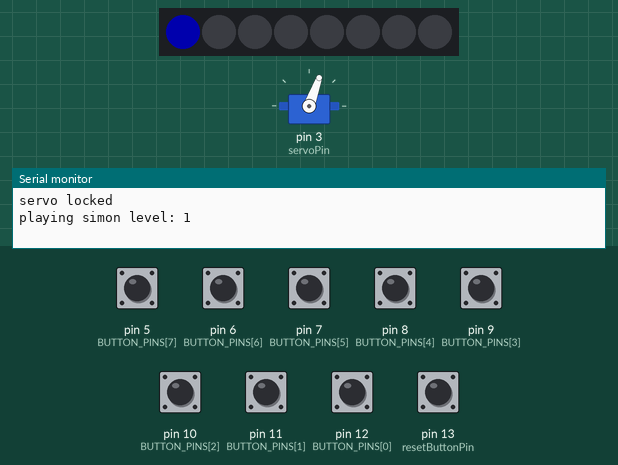
Recording of a sketch running on a simulated Arduino Uno, built with avr-gcc and run on an emulated ATmega328P. On the bench: servo, 8 RGB LEDs in strip order, left to right, the last lines printed to the serial monitor. The inputs (shaded band) are chosen by the test bench; at power-on: pin 5 (BUTTON_PINS[7]), pin 6 (BUTTON_PINS[6]), pin 7 (BUTTON_PINS[5]), pin 8 (BUTTON_PINS[4]), pin 9 (BUTTON_PINS[3]), pin 10 (BUTTON_PINS[2]), pin 11 (BUTTON_PINS[1]), pin 12 (BUTTON_PINS[0]), pin 13 (resetButtonPin) LOW. Dim RGB values are drawn brighter than linear; random numbers use the default seed unless the sketch sets one.

Above: at 1.1 s.
2.3 s: pin 12 (BUTTON_PINS[0]) pulled HIGH for 0.15 s
At 2.7 s:
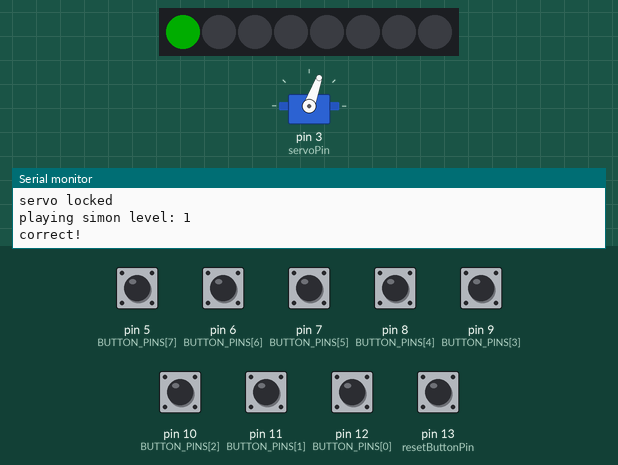
4.3 s: pin 13 (resetButtonPin) pulled HIGH for 0.15 s
At 5.47 s:
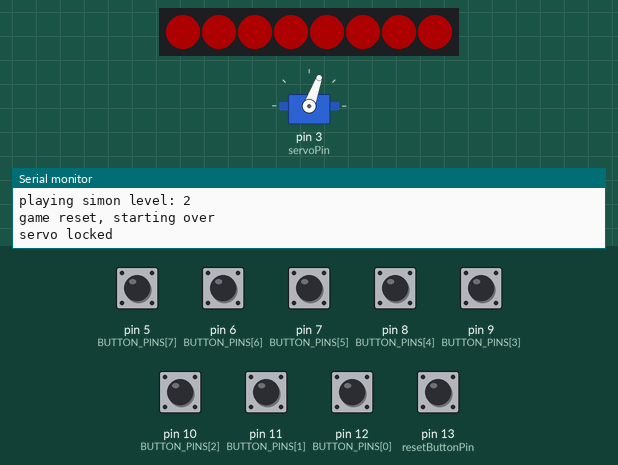
7.4 s: pin 12 (BUTTON_PINS[0]) pulled HIGH for 1 s
At 10.2 s:
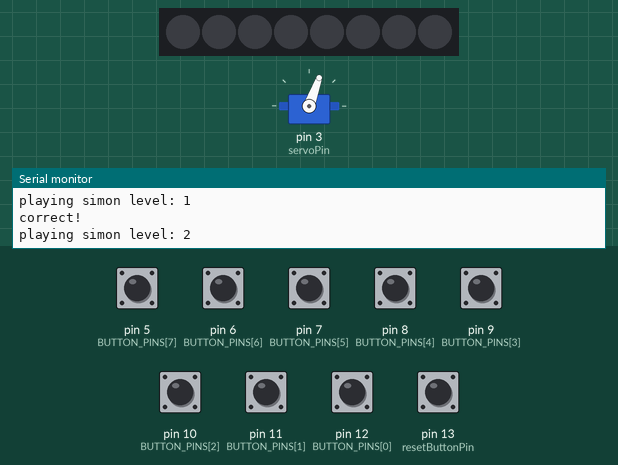
10.6 s: pin 5 (BUTTON_PINS[7]) pulled HIGH for 0.15 s
At 12.6 s:
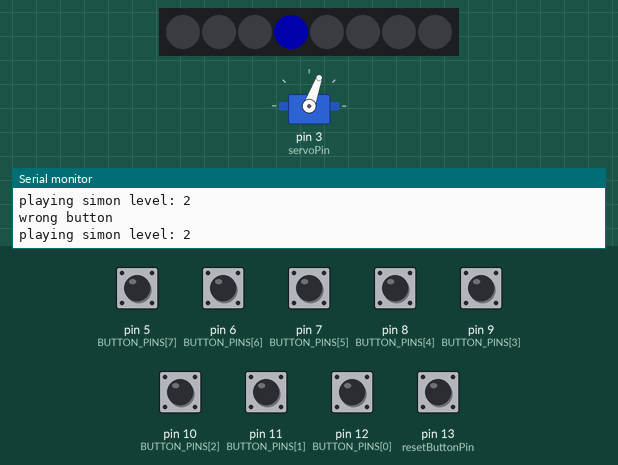
13.1 s: pin 13 (resetButtonPin) pulled HIGH for 1 s
At 15.7 s:
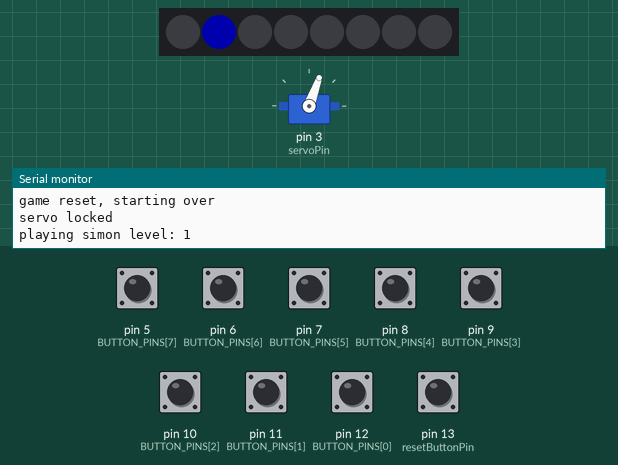
16.8 s: pin 11 (BUTTON_PINS[1]) pulled HIGH for 0.15 s
At 17.1 s:
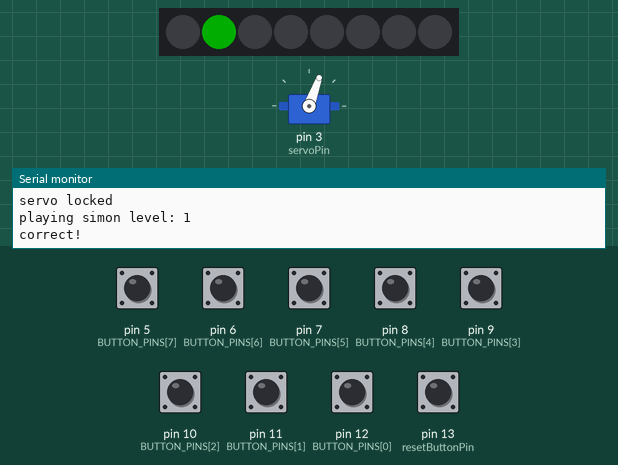
Timing chart, 0 to 19.8 s (numbered marks = the images above; inputs shaded):
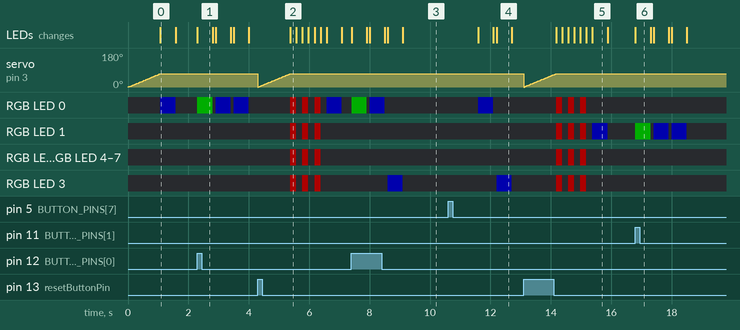

Measured:
- after the input at 2.3 s, RGB LED 0: off → RGB(0, 50, 0) at once, then repeats every 0.60 s: off 0.10 s, RGB(0, 0, 50) 0.50 s; the LEDs: change at once (image 1)
- after the input at 4.3 s, RGB LED 0: off → RGB(50, 0, 0) after 1.1 s, → off 0.20 s later, → RGB(50, 0, 0) 0.20 s later, → off 0.20 s later, … (8 changes in this stretch); RGB LED 1–7: alternates RGB(50, 0, 0) for 0.20 s and off for 0.20 s, 6 changes in all, then stays off, starting after 1.1 s; the LEDs: change after 1.1 s (image 2)
- after the input at 7.4 s, RGB LED 0: off → RGB(0, 50, 0) at once, → off 0.50 s later, → RGB(0, 0, 50) 0.10 s later, → off 0.50 s later; RGB LED 3: off → RGB(0, 0, 50) after 1.2 s, → off 0.50 s later; the LEDs: first change at once (image 3 shows a later state)
- after the input at 10.6 s, RGB LED 0: off → RGB(0, 0, 50) after 1.0 s, → off 0.50 s later; RGB LED 3: off → RGB(0, 0, 50) after 1.6 s, → off 0.50 s later; the LEDs: first change after 1.0 s (image 4 shows a later state)
- after the input at 13.1 s, RGB LED 0: alternates RGB(50, 0, 0) for 0.20 s and off for 0.20 s, 6 changes in all, then stays off, starting after 1.1 s; RGB LED 1: off → RGB(50, 0, 0) after 1.1 s, → off 0.20 s later, → RGB(50, 0, 0) 0.20 s later, → off 0.20 s later, … (8 changes in this stretch)
- after the input at 16.8 s, RGB LED 1: off → RGB(0, 50, 0) at once, then repeats every 0.60 s: off 0.10 s, RGB(0, 0, 50) 0.50 s, until it stays off from 18.5 s; the LEDs: change at once (image 6)
- what the display in image 0 shows lasts 0.5 s, from 1.1 s to 1.6 s

The sketch:

finalProject.ino
```cpp
#include <Servo.h>
#include <Adafruit_NeoPixel.h>

int button1 = 12;
int button2 = 11;
int button3 = 10;
int button4 = 9;
int button5 = 8;
int button6 = 7;
int button7 = 6;
int button8 = 5;
const int BUTTON_PINS[] = {12, 11, 10, 9, 8, 7, 6, 5};

int simonSequence[6];
int maxSimonLevels = sizeof(simonSequence) / sizeof(simonSequence[0]);
int curSimonLevel = 1;

int neoPin = 2;
int neoAmt = 8;

Adafruit_NeoPixel strip(neoAmt, neoPin);

unsigned long startTime;
unsigned long maxWaitTime = 2000;

int reactSequence[6];
int maxReactLevels = sizeof(reactSequence) / sizeof(reactSequence[0]);
int currentReactLevel = 0;

int resetButtonPin = 13;
Servo boxServo;

int lockedPosition = 0;
int unlockedPosition = 90;

bool servoUnlocked = false;
bool resetTriggered = false;

Servo myservo;
int servoPin = 3;
int pos = 0;


void setup() {
  myservo.attach(servoPin);

  Serial.begin(9600);
  strip.begin();
  strip.show();
  strip.setBrightness(50);

  for (int i = 0; i < 8; i++) {
    pinMode(BUTTON_PINS[i], INPUT);
  }

  pinMode(resetButtonPin, INPUT);

  // randomize every reset
  randomSeed(analogRead(A0));

  lockServo();
  strip.clear();
  strip.show();
}


void loop() {
  //buttonPosTest();

  if (digitalRead(resetButtonPin) == HIGH) {
    resetGame();
    return;
  }

  if (!servoUnlocked) {
    if (curSimonLevel <= maxSimonLevels) {
      if (!playSimonLevel()) return;
    } else if (currentReactLevel < maxReactLevels) {
      if (!playReactLevel()) return;
    } else {
      unlockServo();
    }
  }
}


void lockServo() {
  for (pos = 0; pos <= 70; pos++) {
    myservo.write(pos);
    delay(15);
  }
  servoUnlocked = false;
  Serial.println("servo locked");
}


void unlockServo() {
  servoUnlocked = true;

  for (pos = 70; pos >= 0; pos--) {
    myservo.write(pos);
    delay(15);
  }
  // turn all LEDs green
  for (int i = 0; i < neoAmt; i++) {
    strip.setPixelColor(i, strip.Color(0, 255, 0));
  }
  strip.show();

  Serial.println("servo unlocked");
}


void resetGame() {
  Serial.println("game reset, starting over");
  lockServo();

  resetTriggered = true;

  strip.clear();
  strip.show();

  servoUnlocked = false;
  curSimonLevel = 1;
  currentReactLevel = 0;

  // generate new sequences randomly
  randomSequence(simonSequence, maxSimonLevels);
  randomSequence(reactSequence, maxReactLevels);

  // flash red for reset
  for (int i = 0; i < 3; i++) {
    for (int j = 0; j < neoAmt; j++) {
      strip.setPixelColor(j, strip.Color(255, 0, 0));
    }
    strip.show();
    delay(200);
    strip.clear();
    strip.show();
    delay(200);
  }

  resetTriggered = false;
}


void randomSequence(int arr[], int size) {
  for (int i = 0; i < size; i++) {
    arr[i] = random(0, 8); // random numbers between 0 and 7
  }
}


bool playSimonLevel() {
  Serial.print("playing simon level: ");
  Serial.println(curSimonLevel);

  for (int i = 0; i < curSimonLevel; i++) {
    if (digitalRead(resetButtonPin) == HIGH) {
      resetGame();
      return false; // leave this level
    }

    int pixel = simonSequence[i];
    strip.setPixelColor(pixel, strip.Color(0, 0, 255));
    strip.show();
    delay(500);
    strip.setPixelColor(pixel, 0);
    strip.show();
    delay(100);
  }

  for (int i = 0; i < curSimonLevel; i++) {
    int correctButton = simonSequence[i];
    bool buttonPressed = false;

    while (!buttonPressed) {
      if (digitalRead(resetButtonPin) == HIGH) {
        resetGame();
        return false; // leave this level
      }

      for (int j = 0; j < 8; j++) {
        if (digitalRead(BUTTON_PINS[j]) == HIGH) {
          buttonPressed = true;
          if (j != correctButton) {
            Serial.println("wrong button");
            delay(1000);
            return false;
          } else {
            Serial.println("correct!");
            strip.setPixelColor(correctButton, strip.Color(0, 255, 0));
            strip.show();
            delay(500);
            strip.setPixelColor(correctButton, 0);
            strip.show();
            delay(100);
          }
        }
      }
    }
  }

  curSimonLevel++;
  return true;
}


bool playReactLevel() {
  Serial.print("playing react level: ");
  Serial.println(currentReactLevel);

  int correctButton = reactSequence[currentReactLevel];
  strip.setPixelColor(correctButton, strip.Color(255, 0, 0));
  strip.show();

  startTime = millis();
  bool buttonPressed = false;

  while (millis() - startTime < maxWaitTime) {
    if (digitalRead(resetButtonPin) == HIGH) {
      resetGame();
      return false; // leave this level
    }

    for (int i = 0; i < 8; i++) {
      if (digitalRead(BUTTON_PINS[i]) == HIGH) {
        buttonPressed = true;
        if (i == correctButton) {
          Serial.println("correct!");
          strip.setPixelColor(correctButton, strip.Color(0, 255, 0));
          strip.show();
          delay(500);
          strip.setPixelColor(correctButton, 0);
          strip.show();
          currentReactLevel++;
          return true;
        } else {
          Serial.println("wrong button");
          strip.clear();
          strip.show();
          currentReactLevel = 0;
          delay(100);
          return false;
        }
      }
    }
  }

  if (!buttonPressed) {
    Serial.println("no reaction in time");
    strip.clear();
    strip.show();
    currentReactLevel = 0;
    delay(100);
    return false;
  }

  return true;
}


void buttonPosTest() {
  if (digitalRead(BUTTON_PINS[0]) == HIGH) {
    lockServo();
    Serial.println("locking servo");
    delay(100);
  }

  if (digitalRead(BUTTON_PINS[7]) == HIGH) {
    unlockServo();
    Serial.println("unlocking servo");
    delay(100);
  }
}
```
